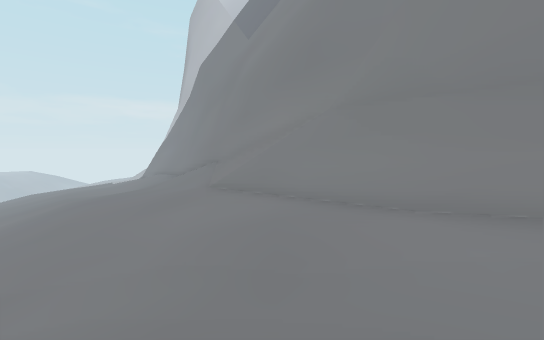
View 1 (above)

15 first-person views from a walk through a 3-D level made in the Godot game engine. The camera is 1.3 m above the floor, tilts 4° down and sees 90° across. The floor is counted in squares, 2 m on a side. Each view is taken from the middle of a square. On the plan, view 1 faces up. The plan holds only what a view shows up to about 9 squares ahead; the rest is blank. The place goes on beyond the plan.

View 2
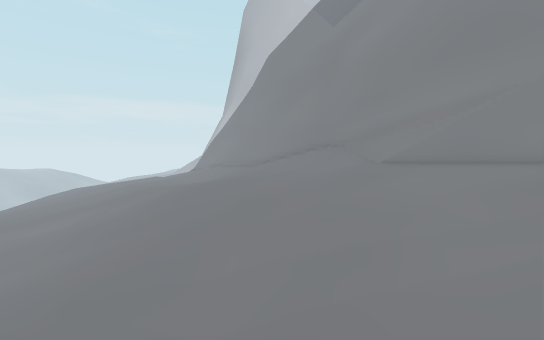

View 3
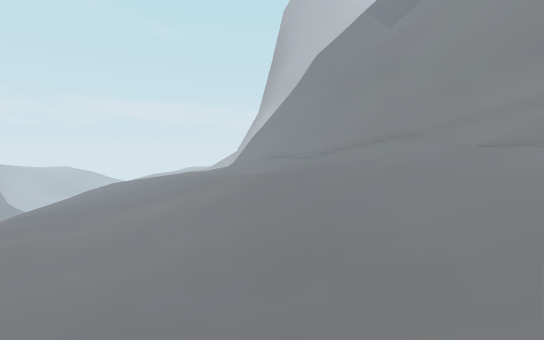

View 4
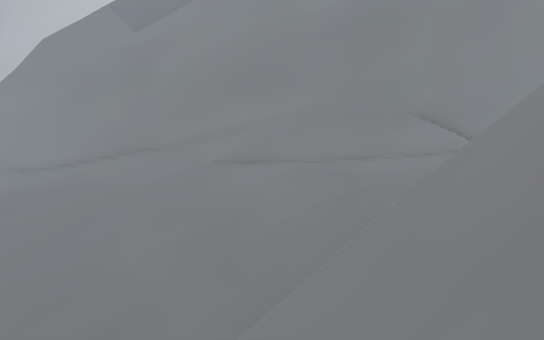

View 5
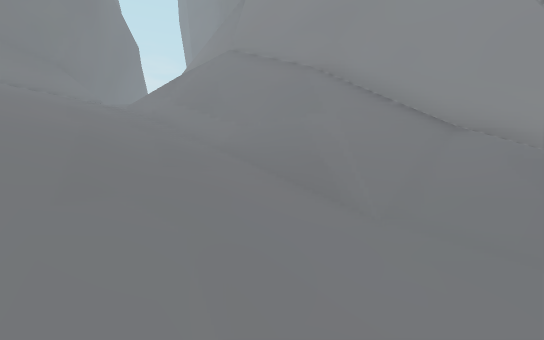

View 6
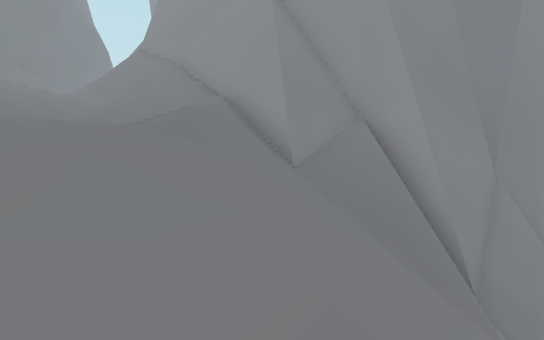

View 7
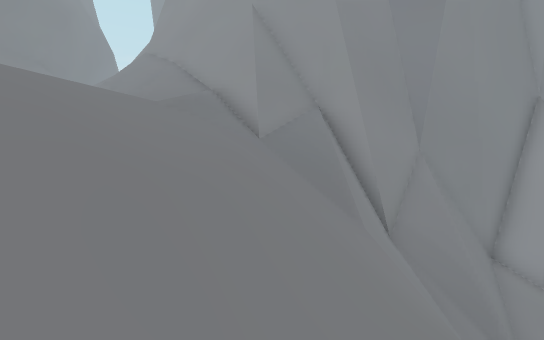

View 8
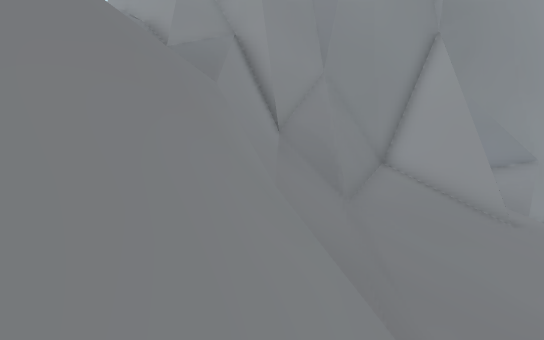

View 9
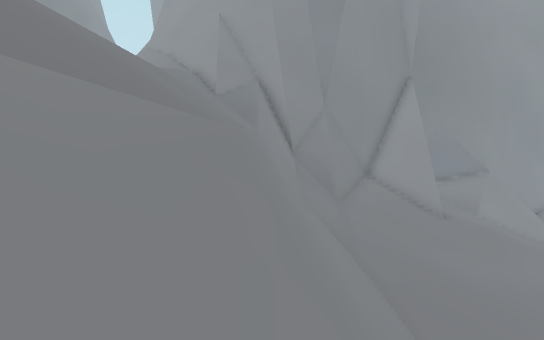

View 10
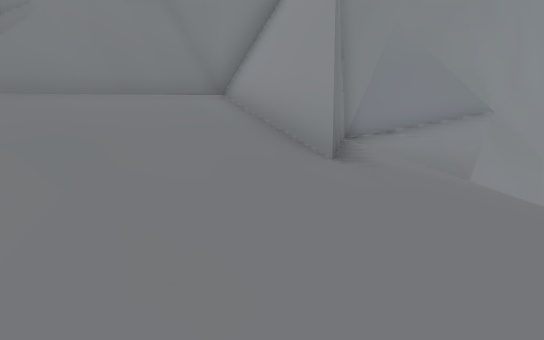

View 11
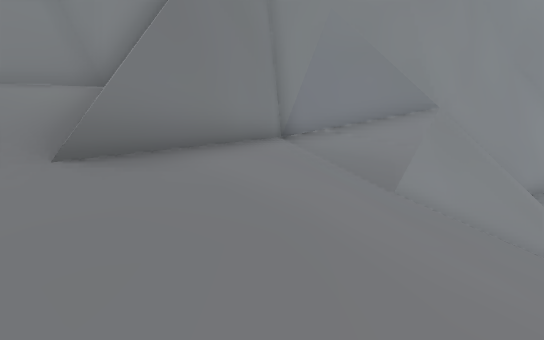

View 12
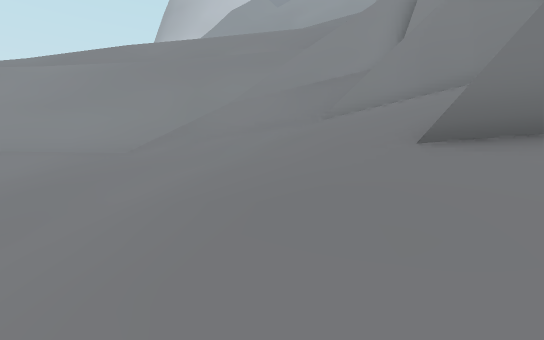

View 13
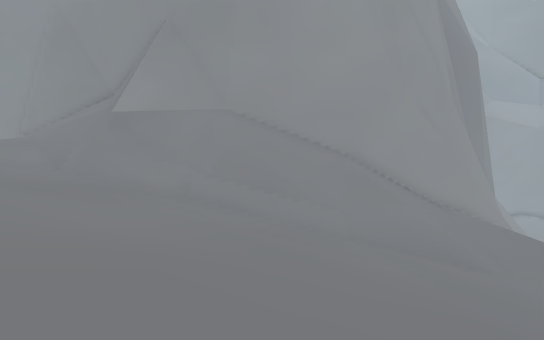

View 14
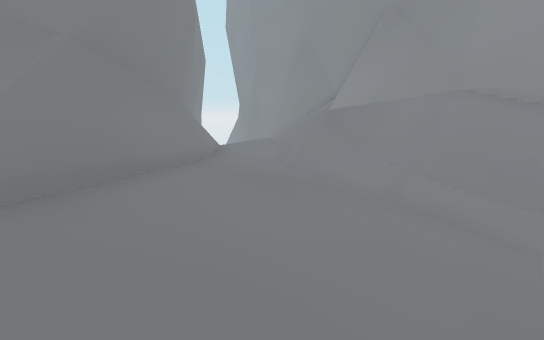

View 15
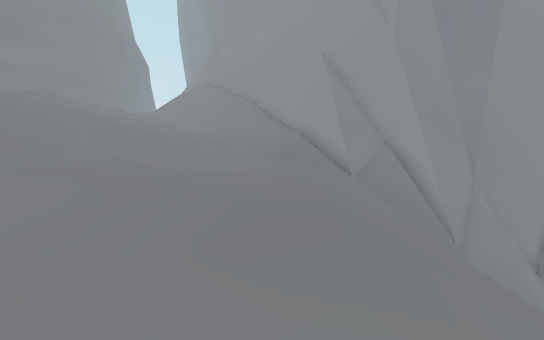

### Floor plan
Key: @ floor where view 1 was taken; # wall or solid block; . main floor; : floor 1.5 m higher than the main floor; - floor 1.75 m lower than the main floor; + floor 3.25 m higher than the main floor; * floor 4.75 m higher than the main floor; _ floor 11.25 m lower than the main floor; < floor 12.75 m lower than the main floor; / step, stairs or slope; = window, fence, low wall or low ledge; v drop or lower ground.
Columns run from 21 left of view 1 to 5 right of it. Each row starts with its distance up from view 1.
  9         -./////+++//#
  8       ---../////++*/##
  7       ----../////+*//#
  6 ///// /---..//////+*=##
  5 //#/////---..//////**###
  4 //#v/////-....//////**##
  3 ///#//////...../////+**###
  2 ///##//////....:////+***/##
  1 <_//##///////////////+***//
  0 /__//##//////////////@///*
 -1 //_///##///##/////////////*
 -2 <<_////##//#############///
 -3 <<_/////#v/#
 -4 <__///#/####
 -5 <__///#=#
 -6 /__##/##
 -7 //__###
 -8 ///_##
 -9 ////_#
-10 /////##
-11 //////#
-12 /#///##
-13 ##_###
-14   ##
-15   #

Positions as (right, up) in squares from view 1, and headings:
1: (0, 0), facing up
2: (-4, 0), facing up
3: (-7, -1), facing up
4: (-6, -1), facing up-right
5: (-9, 4), facing down-right
6: (-14, 3), facing down-right
7: (-16, 4), facing down-right
8: (-19, 3), facing down-right
9: (-21, 6), facing down-right
10: (-20, -3), facing down-right
11: (-21, -5), facing down-right
12: (-21, -6), facing up-right
13: (-3, 7), facing down
14: (-3, 6), facing down-right
15: (-15, 7), facing down-right
